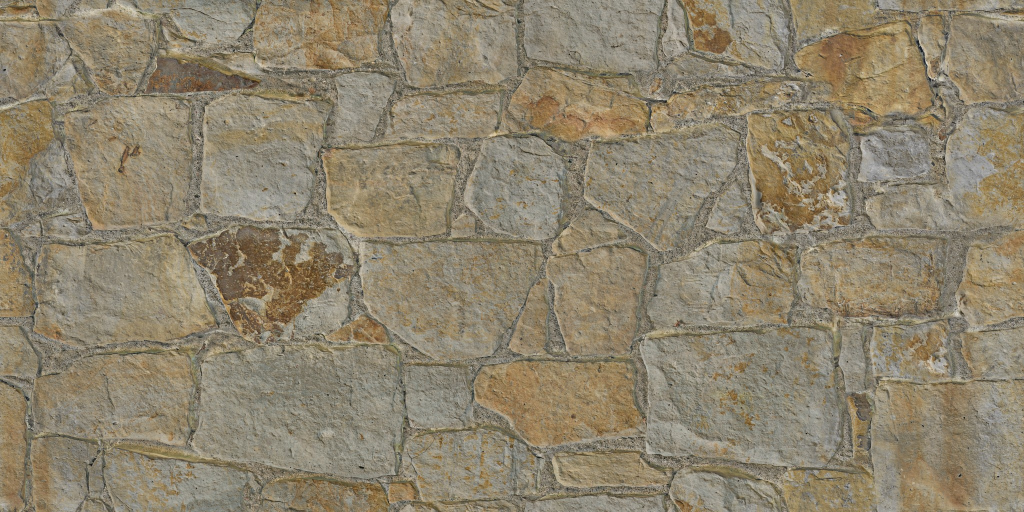
#> input picture library/surfaces/brick/Bricks075A/color.jpg, 2048 x 1024 px (shown at 1/2 size)
$ python -i ingest.py   (imports and definitions only)
#> lines starting #> are read from the running program, lines starting #| are printed output that depends on the picture
#!/usr/bin/env python3
"""Ingest texture / sky downloads into the shared library.

Usage:
    python3 tools/ingest.py <file-or-folder> [...]
    python3 tools/ingest.py --refresh        regenerate 1K copies / grain / labels for existing items
Friendly names come from library/labels.json.

Accepts:
  * ambientCG zips          (e.g. Tiles138_2K-JPG.zip)
  * Poly Haven .blend.zip   (e.g. dark_wood_2k.blend.zip) or loose Poly Haven files
  * HDR skies               (.exr / .hdr, e.g. kiara_1_dawn_4k.exr)

Writes web-ready files to library/surfaces/<category>/<id>/ and library/skies/<id>/,
and rebuilds library/catalog.json. Re-running is safe (existing ids are replaced).
Needs: Pillow, numpy, OpenEXR  (pip install pillow numpy OpenEXR)
"""
import io, json, os, re, sys, tempfile, zipfile
import numpy as np
from PIL import Image

ROOT = os.path.dirname(os.path.dirname(os.path.abspath(__file__)))
LIB = os.path.join(ROOT, 'library')
MAX = 2048            # web textures are capped at 2K
SKY_SIZES = (2048, 1024)

CATEGORY = [  # (regex on id, category)
    (r'^(Tiles|Porcelain)', 'tiles'),
    (r'^(Granite|Marble|Onyx|Travertine|Rock|Limestone|Sandstone)', 'stone'),
    (r'^(Bricks|StoneBricks)', 'brick'),
    (r'^(Concrete|Plaster|PaintedPlaster)|plaster|concrete', 'plaster-concrete'),
    (r'^(WoodFloor|Wood|Planks|Bark)|wood|plank|veneer|oak|walnut', 'wood'),
    (r'^(Metal|CorrugatedSteel|DiamondPlate|SheetMetal)', 'metal'),
    (r'^(PavingStones|Road|Asphalt)', 'paving'),
    (r'^(Grass|Ground|Gravel|ScatteredLeaves|Moss|Leaf)|gravel|grass', 'ground'),
    (r'^(Fabric|Carpet|Leather)', 'fabric'),
]
SKIP_IN_ID = re.compile(r'(_\d+K-(JPG|PNG))$|(_\d+k)$', re.I)


# [28 lines left out: functions category_of, nice_name, read_exr, not called in this run]


def load_any(path, mode='RGB'):
    """Return a PIL image. EXR data maps are treated as linear 0..1 data."""
    if path.lower().endswith('.exr'):
        a = np.clip(read_exr(path), 0, 1)
        im = Image.fromarray((a * 255 + 0.5).astype(np.uint8), 'RGB')
    else:
        im = Image.open(path)
        if im.mode in ('I;16', 'I;16B', 'I'):
            a = np.asarray(im, dtype=np.float32)
            im = Image.fromarray((a / max(a.max(), 1) * 255).astype(np.uint8))
    return im.convert(mode)


def save_map(src, dst, mode='RGB', q=90):
    im = load_any(src, mode)
    if max(im.size) > MAX:
        im = im.resize((MAX, MAX * im.size[1] // im.size[0]), Image.LANCZOS)
    im.save(dst, 'JPEG', quality=q, optimize=True)
    save_small(im, dst, q)
    return im.size


SMALL = 1024
# [32 lines left out: functions save_small, grain_dir, refresh, avg_hex, not called in this run]


# ---------- surfaces ----------
ROLE = [  # (regex on file name, role)
    (r'(_Color|_diff|_albedo|_basecolor)', 'color'),
    (r'(_NormalGL|_nor_gl|_normal_gl)', 'normal'),
    (r'(_Roughness|_rough)', 'roughness'),
    (r'(_AmbientOcclusion|_ao)', 'ao'),
    (r'(_Displacement|_disp|_height)', 'displacement'),
    (r'(_Metalness|_metal)', 'metalness'),
    (r'(_Opacity|_alpha)', 'opacity'),
]
MODE = {'color': 'RGB', 'normal': 'RGB'}


# [60 lines left out: functions ingest_surface, write_hdr, not called in this run]


def read_hdr(path):
    import imageio.v3 as iio  # optional fallback for .hdr inputs
    return np.asarray(iio.imread(path), dtype=np.float32)[..., :3]


# [57 lines left out: functions ingest_sky, ingest_path, rebuild_catalog, not called in this run]


# [15 lines not run here, left out]

>>> import cv2
>>> picture = cv2.imread('../library/surfaces/brick/Bricks075A/color.jpg', cv2.IMREAD_GRAYSCALE)
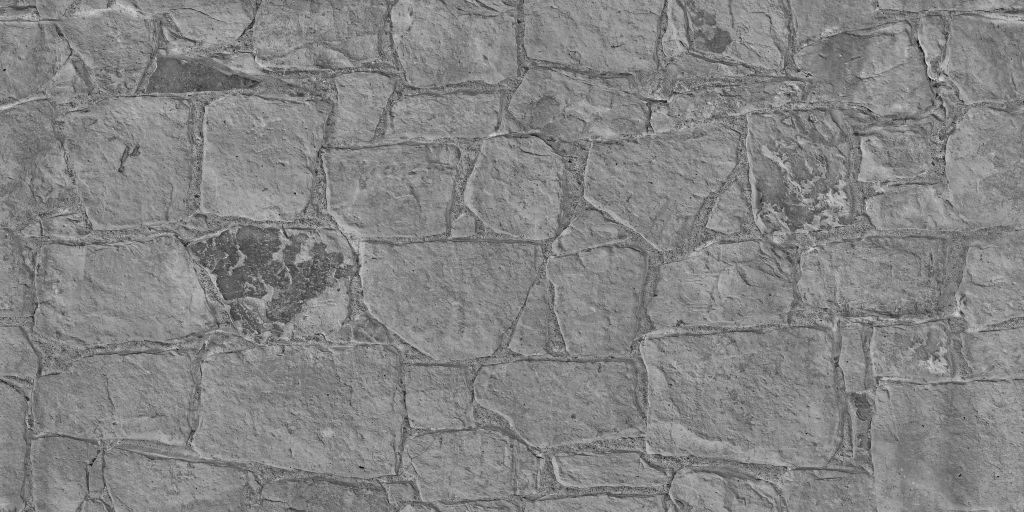
#> picture: shape (1024, 2048) (shown at 1/2 size); min 0, max 240, mean 131.8
>>> result = save_map(picture, 'out.png')
#> (the run stopped early here; a loop or call above may not have finished)
